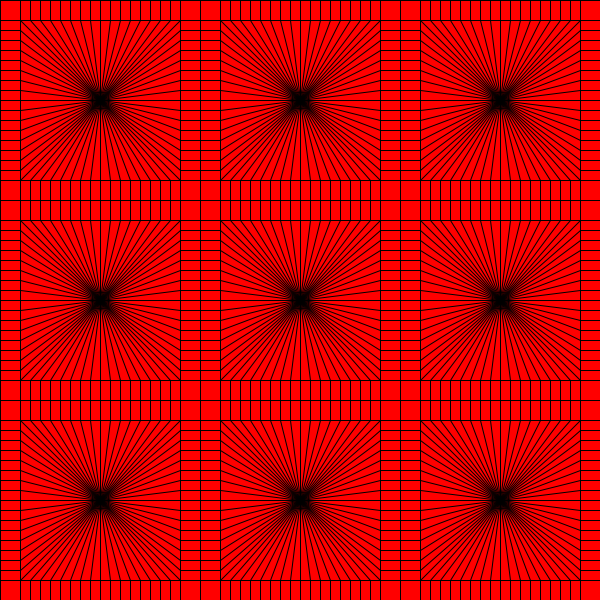
Frame 1 (no input)
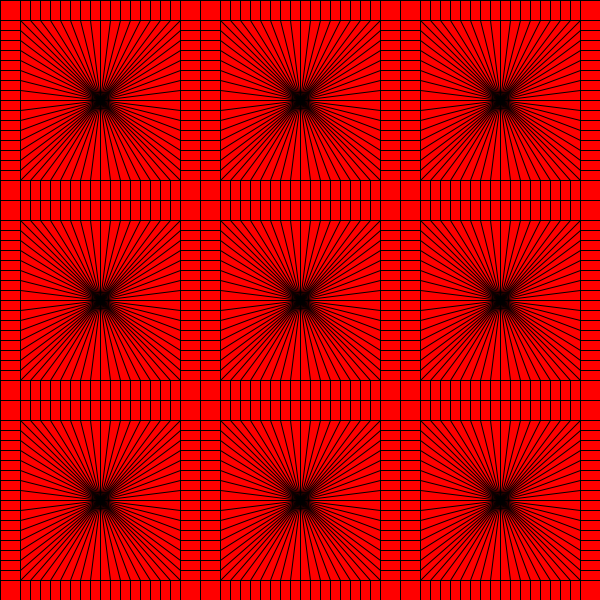
Frame 60 (the mouse pressed at the canvas centre just before this capture)
Frame 120 (the mouse held since frame 60 and released just before this capture): identical to frame 60, image omitted

The Processing sketch that drew these frames (run headless with seeded random() and noise(); from frame 60 on, the mouse is pressed at the canvas centre):

// Processing sketch: processing_69896
// ── processing_69896.pde

void setup () {

size(600,600);
background(255,0,0);
fill(255,0,0);
smooth();

}

void draw() {
  for (int i = 0; i < 1000; i = i + 200) {
    for (int j = 0; j < 1000; j = j + 200) {
      //brick(i, j);
   

//void brick(float xVal, float yVal) {
//x = xVal;
//y = yVal;

rect(i+20, j+20, 160, 160);


//rect(40,40,120,120);

line(i+20,j+20,i+180,j+180);
//line(20,j,180,160+j);
line(i+180,j+20,i+20,j+180);
//line(i+40,j+20,i+20,j+20);
//line(i+30,j,i+30,j+20);
//line(i+40,j,i+120,j+160);
line(i+70,j+20,i+130,j+180);
//line(i+120,j-20,i+40,j+160);
//line(i+110,j,i+50,j+180);
line(i+60,j+20,i+140,j+180);
line(i-20,j+40,i,j+40);
//line(i-20,j+50,i,j+50);
//line(i+160,j+40,i+180,j+40);
//line(180,70,200,70);
//line(180,130,200,130);
//line(180,140,200,140);
line(i+20,j+130,i+20,j+130);
line(i+20,j+140,i+20,j+124);
line(i+110,j,i+110,j+20);
line(i+120,j,i+120,j+20);
line(130,180,130,200);
line(140,180,140,200);
//line(i+40,j+160,i+40,j+180);
line(i+70,j+180,i+70,j+200);
line(i+70,j+180,i+130,j+20);
line(i+60,j+180,i+140,j+20);
line(i+20,j+60,i+180,j+140);
line(i+20,j+70,i+180,j+130);
line(i+20,j+130,i+180,j+70);
line(i+20,j+140,i+180,j+60);
//rect(40,40,120,120);
//line(10,0,10,200);
//line(190,0,190,200);
//line(0,10,200,10);
//line(0,190,200,190);
line(i+20,j+100,i+180,j+100);
line(i+100,j+20,i+100,j+180);
line(i+170,j+20,i+30,j+180);
line(i+160,j+20,i+40,j+180);
line(i+150,j+20,i+50,j+180);
line(i+120,j+20,i+80,j+180);
line(i+110,j+20,i+90,j+180);
line(i+30,j+20,i+170,j+180);
line(i+40,j+20,i+160,j+180);
line(i+50,j+20,i+150,j+180);
line(i+80,j+20,i+120,j+180);
line(i+90,j+20,i+110,j+180);
line(i+20,j+30,i+180,j+170);
line(i+20,j+40,i+180,j+160);
line(i+20,j+50,i+180,j+150);
line(i+20,j+80,i+180,j+120);
line(i+20,j+90,i+180,j+110);
line(i+20,j+110,i+180,j+90);
line(i+20,j+120,i+180,j+80);
line(i+20,j+150,i+180,j+50);
line(i+20,j+170,i+180,j+30);
line(i+20,j+160,i+180,j+40);
line(i+180,j-20,i+180,j+20);
line(i-20,j+20,i+20,j+20);
line(i-20,j+180,i+20,j+180);

line(i+30,j-20,i+30,j+20);
line(i+40,j-20,i+40,j+20);
line(i+50,j-20,i+50,j+20);
line(i+60,j-20,i+60,j+20);
line(i+70,j-20,i+70,j+20);
line(i+80,j-20,i+80,j+20);
line(i+90,j-20,i+90,j+20);
line(i+100,j-20,i+100,j+20);
line(i+110,j-20,i+110,j+20);
line(i+120,j-20,i+120,j+20);
line(i+130,j-20,i+130,j+20);
line(i+140,j-20,i+140,j+20);
line(i+150,j-20,i+150,j+20);
line(i+160,j-20,i+160,j+20);
line(i+170,j-20,i+170,j+20);
line(i-20,j+30,i+20,j+30);
line(i-20,j+40,i+20,j+40);
line(i-20,j+50,i+20,j+50);
line(i-20,j+60,i+20,j+60);
line(i-20,j+70,i+20,j+70);
line(i-20,j+80,i+20,j+80);
line(i-20,j+90,i+20,j+90);
line(i-20,j+100,i+20,j+100);
line(i-20,j+110,i+20,j+110);
line(i-20,j+120,i+20,j+120);
line(i-20,j+130,i+20,j+130);
line(i-20,j+140,i+20,j+140);
line(i-20,j+150,i+20,j+150);
line(i-20,j+160,i+20,j+160);
line(i-20,j+170,i+20,j+170);
line(i,j,i,j+200);
line(i,j,i+200,j);
line(i+20,j-20,i+20,j+20);
}
    }
}
